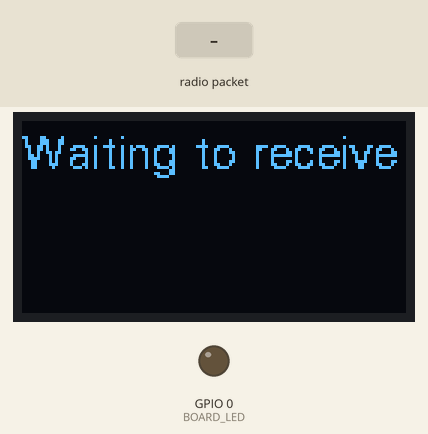
Bench run of a sketch on a simulated ESP32. Parts: 128×64 one-colour display, output pins drawn as LEDs (lit = HIGH). Inputs (shaded band) come from the test bench. No radio packets arrive unless stated; what the sketch prints to the serial monitor is not drawn.

Above: at 5.8 s.
5.9 s: radio packet "1" arrives
At 6.4 s:
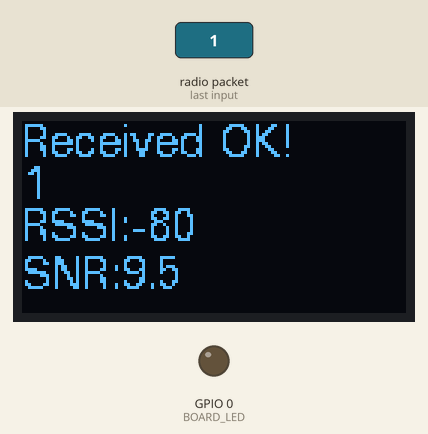
7.4 s: radio packet "0" arrives
At 8.6 s:
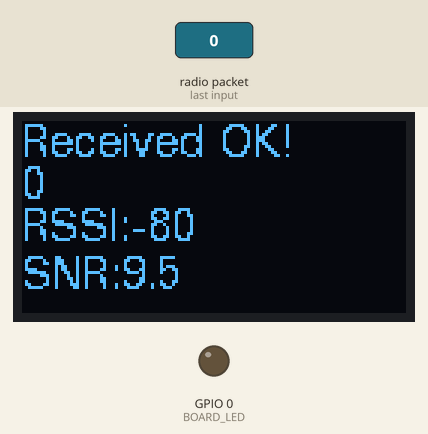
8.9 s: radio packet "2" arrives
At 9.9 s:
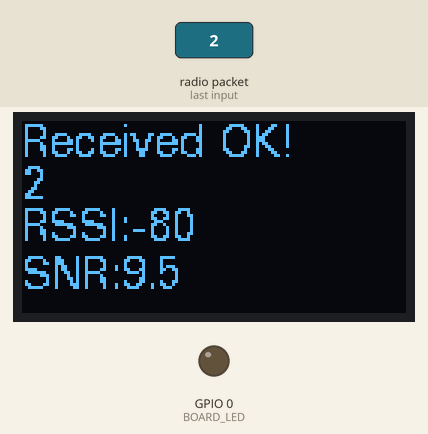
Timing chart, 0 to 11.9 s (numbered marks = the images above; inputs shaded):
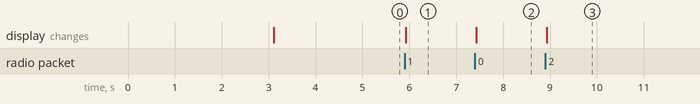

Measured:
- after the input at 5.9 s, the display: changes at once (image 1)
- after the input at 7.4 s, the display: changes at once (image 2)
- after the input at 8.9 s, the display: changes at once (image 3)

The sketch:

LoRaReceiverCallback.ino
```cpp
#include <LoRa.h>
#include "boards.h"

void setup()
{
    initBoard();
    // When the power is turned on, a delay is required.
    delay(1500);

    Serial.println("LoRa Receiver");

    LoRa.setPins(RADIO_CS_PIN, RADIO_RST_PIN, RADIO_DI0_PIN);
    if (!LoRa.begin(LoRa_frequency)) {
        Serial.println("Starting LoRa failed!");
        while (1);
    }
}

void loop()
{
    // try to parse packet
    int packetSize = LoRa.parsePacket();
    if (packetSize) {
        // received a packet
        Serial.print("Received packet '");

        String recv = "";
        // read packet
        while (LoRa.available()) {
            recv += (char)LoRa.read();
        }

        Serial.println(recv);

        // print RSSI of packet
        Serial.print("' with RSSI ");
        Serial.println(LoRa.packetRssi());
#ifdef HAS_DISPLAY
        if (u8g2) {
            u8g2->clearBuffer();
            char buf[256];
            u8g2->drawStr(0, 12, "Received OK!");
            u8g2->drawStr(0, 26, recv.c_str());
            snprintf(buf, sizeof(buf), "RSSI:%i", LoRa.packetRssi());
            u8g2->drawStr(0, 40, buf);
            snprintf(buf, sizeof(buf), "SNR:%.1f", LoRa.packetSnr());
            u8g2->drawStr(0, 56, buf);
            u8g2->sendBuffer();
        }
#endif
    }
}
```

boards.h
```cpp
#include <Arduino.h>
#include <SPI.h>
#include <Wire.h>
#include "utilities.h"

#ifdef HAS_SDCARD
#include <SD.h>
#include <FS.h>
#endif

#ifdef HAS_DISPLAY
#include <U8g2lib.h>
U8G2_SSD1306_128X64_NONAME_F_HW_I2C *u8g2 = nullptr;
#endif

#if defined(LILYGO_TBeam_V1_0) || defined(LILYGO_TBeam_V1_1)
#include <axp20x.h>
AXP20X_Class PMU;

bool initPMU()
{
    if (PMU.begin(Wire, AXP192_SLAVE_ADDRESS) == AXP_FAIL) {
        return false;
    }
    /*
     * The charging indicator can be turned on or off
     * * * */
    // PMU.setChgLEDMode(LED_BLINK_4HZ);

    /*
    * The default ESP32 power supply has been turned on,
    * no need to set, please do not set it, if it is turned off,
    * it will not be able to program
    *
    *   PMU.setDCDC3Voltage(3300);
    *   PMU.setPowerOutPut(AXP192_DCDC3, AXP202_ON);
    *
    * * * */

    /*
     *   Turn off unused power sources to save power
     * **/

    PMU.setPowerOutPut(AXP192_DCDC1, AXP202_OFF);
    PMU.setPowerOutPut(AXP192_DCDC2, AXP202_OFF);
    PMU.setPowerOutPut(AXP192_LDO2, AXP202_OFF);
    PMU.setPowerOutPut(AXP192_LDO3, AXP202_OFF);
    PMU.setPowerOutPut(AXP192_EXTEN, AXP202_OFF);

    /*
     * Set the power of LoRa and GPS module to 3.3V
     **/
    PMU.setLDO2Voltage(3300);   //LoRa VDD
    PMU.setLDO3Voltage(3300);   //GPS  VDD
    PMU.setDCDC1Voltage(3300);  //3.3V Pin next to 21 and 22 is controlled by DCDC1

    PMU.setPowerOutPut(AXP192_DCDC1, AXP202_ON);
    PMU.setPowerOutPut(AXP192_LDO2, AXP202_ON);
    PMU.setPowerOutPut(AXP192_LDO3, AXP202_ON);

    pinMode(PMU_IRQ, INPUT_PULLUP);
    attachInterrupt(PMU_IRQ, [] {
        // pmu_irq = true;
    }, FALLING);

    PMU.adc1Enable(AXP202_VBUS_VOL_ADC1 |
                   AXP202_VBUS_CUR_ADC1 |
                   AXP202_BATT_CUR_ADC1 |
                   AXP202_BATT_VOL_ADC1,
                   AXP202_ON);

    PMU.enableIRQ(AXP202_VBUS_REMOVED_IRQ |
                  AXP202_VBUS_CONNECT_IRQ |
                  AXP202_BATT_REMOVED_IRQ |
                  AXP202_BATT_CONNECT_IRQ,
                  AXP202_ON);
    PMU.clearIRQ();

    return true;
}

void disablePeripherals()
{
    PMU.setPowerOutPut(AXP192_DCDC1, AXP202_OFF);
    PMU.setPowerOutPut(AXP192_LDO2, AXP202_OFF);
    PMU.setPowerOutPut(AXP192_LDO3, AXP202_OFF);
}
#else
#define initPMU()
#define disablePeripherals()
#endif

SPIClass SDSPI(HSPI);


void initBoard()
{
    Serial.begin(115200);
    Serial.println("initBoard");
    SPI.begin(RADIO_SCLK_PIN, RADIO_MISO_PIN, RADIO_MOSI_PIN);
    Wire.begin(I2C_SDA, I2C_SCL);

#ifdef HAS_GPS
    Serial1.begin(GPS_BAUD_RATE, SERIAL_8N1, GPS_RX_PIN, GPS_TX_PIN);
#endif

#if OLED_RST
    pinMode(OLED_RST, OUTPUT);
    digitalWrite(OLED_RST, HIGH); delay(20);
    digitalWrite(OLED_RST, LOW);  delay(20);
    digitalWrite(OLED_RST, HIGH); delay(20);
#endif

    initPMU();


#ifdef BOARD_LED
    /*
    * T-BeamV1.0, V1.1 LED defaults to low level as trun on,
    * so it needs to be forced to pull up
    * * * * */
#if LED_ON == LOW
    gpio_hold_dis(GPIO_NUM_4);
#endif
    pinMode(BOARD_LED, OUTPUT);
    digitalWrite(BOARD_LED, LED_ON);
#endif


#ifdef HAS_DISPLAY
    Wire.beginTransmission(0x3C);
    if (Wire.endTransmission() == 0) {
        Serial.println("Started OLED");
        u8g2 = new U8G2_SSD1306_128X64_NONAME_F_HW_I2C(U8G2_R0, U8X8_PIN_NONE);
        u8g2->begin();
        u8g2->clearBuffer();
        u8g2->setFlipMode(0);
        u8g2->setFontMode(1); // Transparent
        u8g2->setDrawColor(1);
        u8g2->setFontDirection(0);
        u8g2->firstPage();
        do {
            u8g2->setFont(u8g2_font_inb19_mr);
            u8g2->drawStr(0, 30, "LilyGo");
            u8g2->drawHLine(2, 35, 47);
            u8g2->drawHLine(3, 36, 47);
            u8g2->drawVLine(45, 32, 12);
            u8g2->drawVLine(46, 33, 12);
            u8g2->setFont(u8g2_font_inb19_mf);
            u8g2->drawStr(58, 60, "LoRa");
        } while ( u8g2->nextPage() );
        u8g2->sendBuffer();
        u8g2->setFont(u8g2_font_fur11_tf);
        delay(3000);
    }
#endif


#ifdef HAS_SDCARD
    if (u8g2) {
        u8g2->setFont(u8g2_font_ncenB08_tr);
    }
    pinMode(SDCARD_MISO, INPUT_PULLUP);
    SDSPI.begin(SDCARD_SCLK, SDCARD_MISO, SDCARD_MOSI, SDCARD_CS);
    if (u8g2) {
        u8g2->clearBuffer();
    }

    if (!SD.begin(SDCARD_CS, SDSPI)) {

        Serial.println("setupSDCard FAIL");
        if (u8g2) {
            do {
                u8g2->setCursor(0, 16);
                u8g2->println( "SDCard FAILED");;
            } while ( u8g2->nextPage() );
        }

    } else {
        uint32_t cardSize = SD.cardSize() / (1024 * 1024);
        if (u8g2) {
            do {
                u8g2->setCursor(0, 16);
                u8g2->print( "SDCard:");;
                u8g2->print(cardSize / 1024.0);;
                u8g2->println(" GB");;
            } while ( u8g2->nextPage() );
        }

        Serial.print("setupSDCard PASS . SIZE = ");
        Serial.print(cardSize / 1024.0);
        Serial.println(" GB");
    }
    if (u8g2) {
        u8g2->sendBuffer();
    }
    delay(3000);
#endif

    if (u8g2) {
        u8g2->clearBuffer();
        do {
            u8g2->setCursor(0, 16);
            u8g2->println( "Waiting to receive data");;
        } while ( u8g2->nextPage() );
    }


}
```

utilities.h
```cpp
#pragma once

/*
* arduinoLoRa Library just only support SX1276/Sx1278,Not support SX1262
* RadioLib Library supports also SX1262/SX1268 see https://github.com/Xinyuan-LilyGO/LilyGo-LoRa-Series/tree/master/examples/RadioLibExamples
* */
// #define LILYGO_TBeam_V0_7
// #define LILYGO_TBeam_V1_0
// #define LILYGO_TBeam_V1_1
// #define LILYGO_T3_V1_0
// #define LILYGO_T3_V1_3
// #define LILYGO_T3_V1_6
 #define LILYGO_T3_V2_0
// #define LILYGO_T95_V1_0

/*
* if you need to change it,
* please open this note and change to the frequency you need to test
* Option: 433E6,470E6,868E6,915E6
* */

#define LoRa_frequency      868E6


#define UNUSE_PIN                   (0)

#if defined(LILYGO_TBeam_V0_7)
#define GPS_RX_PIN                  12
#define GPS_TX_PIN                  15
#define BUTTON_PIN                  39
#define BUTTON_PIN_MASK             GPIO_SEL_39
#define I2C_SDA                     21
#define I2C_SCL                     22

#define RADIO_SCLK_PIN               5
#define RADIO_MISO_PIN              19
#define RADIO_MOSI_PIN              27
#define RADIO_CS_PIN                18
#define RADIO_DI0_PIN               26
#define RADIO_RST_PIN               23
#define RADIO_DIO1_PIN              33
#define RADIO_BUSY_PIN              32

#define BOARD_LED                   14
#define LED_ON                      HIGH
#define LED_OFF                     LOW

#define GPS_BAUD_RATE               9600
#define HAS_GPS
#define HAS_DISPLAY                 //Optional, bring your own board, no OLED !!

#elif defined(LILYGO_TBeam_V1_0) || defined(LILYGO_TBeam_V1_1)

#define GPS_RX_PIN                  34
#define GPS_TX_PIN                  12
#define BUTTON_PIN                  38
#define BUTTON_PIN_MASK             GPIO_SEL_38
#define I2C_SDA                     21
#define I2C_SCL                     22
#define PMU_IRQ                     35

#define RADIO_SCLK_PIN               5
#define RADIO_MISO_PIN              19
#define RADIO_MOSI_PIN              27
#define RADIO_CS_PIN                18
#define RADIO_DI0_PIN               26
#define RADIO_RST_PIN               23
#define RADIO_DIO1_PIN              33
#define RADIO_BUSY_PIN              32

#define BOARD_LED                   4
#define LED_ON                      LOW
#define LED_OFF                     HIGH

#define GPS_BAUD_RATE               9600
#define HAS_GPS
#define HAS_DISPLAY                 //Optional, bring your own board, no OLED !!

#elif defined(LILYGO_T3_V1_0)
#define I2C_SDA                     4
#define I2C_SCL                     15
#define OLED_RST                    16

#define RADIO_SCLK_PIN              5
#define RADIO_MISO_PIN              19
#define RADIO_MOSI_PIN              27
#define RADIO_CS_PIN                18
#define RADIO_DI0_PIN               26
#define RADIO_RST_PIN               14
#define RADIO_DIO1_PIN              33
#define RADIO_BUSY_PIN              32

#define HAS_DISPLAY

#elif defined(LILYGO_T3_V1_3)

#define I2C_SDA                     21
#define I2C_SCL                     22
#define OLED_RST                    UNUSE_PIN

#define RADIO_SCLK_PIN              5
#define RADIO_MISO_PIN              19
#define RADIO_MOSI_PIN              27
#define RADIO_CS_PIN                18
#define RADIO_DI0_PIN               26
#define RADIO_RST_PIN               14
#define RADIO_DIO1_PIN              33
#define RADIO_BUSY_PIN              32

#define ADC_PIN                     35

#define HAS_DISPLAY

#elif defined(LILYGO_T3_V1_6)
#define I2C_SDA                     21
#define I2C_SCL                     22
#define OLED_RST                    UNUSE_PIN

#define RADIO_SCLK_PIN              5
#define RADIO_MISO_PIN              19
#define RADIO_MOSI_PIN              27
#define RADIO_CS_PIN                18
#define RADIO_DI0_PIN               26
#define RADIO_RST_PIN               23
#define RADIO_DIO1_PIN              33
#define RADIO_BUSY_PIN              32

#define SDCARD_MOSI                 15
#define SDCARD_MISO                 2
#define SDCARD_SCLK                 14
#define SDCARD_CS                   13

#define BOARD_LED                   25
#define LED_ON                      HIGH

#define ADC_PIN                     35

#define HAS_SDCARD
#define HAS_DISPLAY

#elif defined(LILYGO_T3_V2_0)
#define I2C_SDA                     21
#define I2C_SCL                     22
#define OLED_RST                    UNUSE_PIN

#define RADIO_SCLK_PIN              5
#define RADIO_MISO_PIN              19
#define RADIO_MOSI_PIN              27
#define RADIO_CS_PIN                18
#define RADIO_DI0_PIN               26
#define RADIO_RST_PIN               14
#define RADIO_DIO1_PIN              UNUSE_PIN
#define RADIO_BUSY_PIN              UNUSE_PIN

#define SDCARD_MOSI                 15
#define SDCARD_MISO                 2
#define SDCARD_SCLK                 14
#define SDCARD_CS                   13

#define BOARD_LED                   0
#define LED_ON                      LOW

#define HAS_DISPLAY
//#define HAS_SDCARD

#elif defined(LILYGO_T95_V1_0)

#define I2C_SDA                     21
#define I2C_SCL                     22
#define OLED_RST                    UNUSE_PIN

#define RADIO_SCLK_PIN              18
#define RADIO_MISO_PIN              19
#define RADIO_MOSI_PIN              23
#define RADIO_CS_PIN                5
#define RADIO_DI0_PIN               26
#define RADIO_RST_PIN               4
#define RADIO_DIO1_PIN              33
#define RADIO_DIO2_PIN              32
#define RADIO_BUSY_PIN              UNUSE_PIN

#define ADC_PIN                     35
#define HAS_DISPLAY

#else
#error "Please select the version you purchased in utilities.h"
#endif
```
